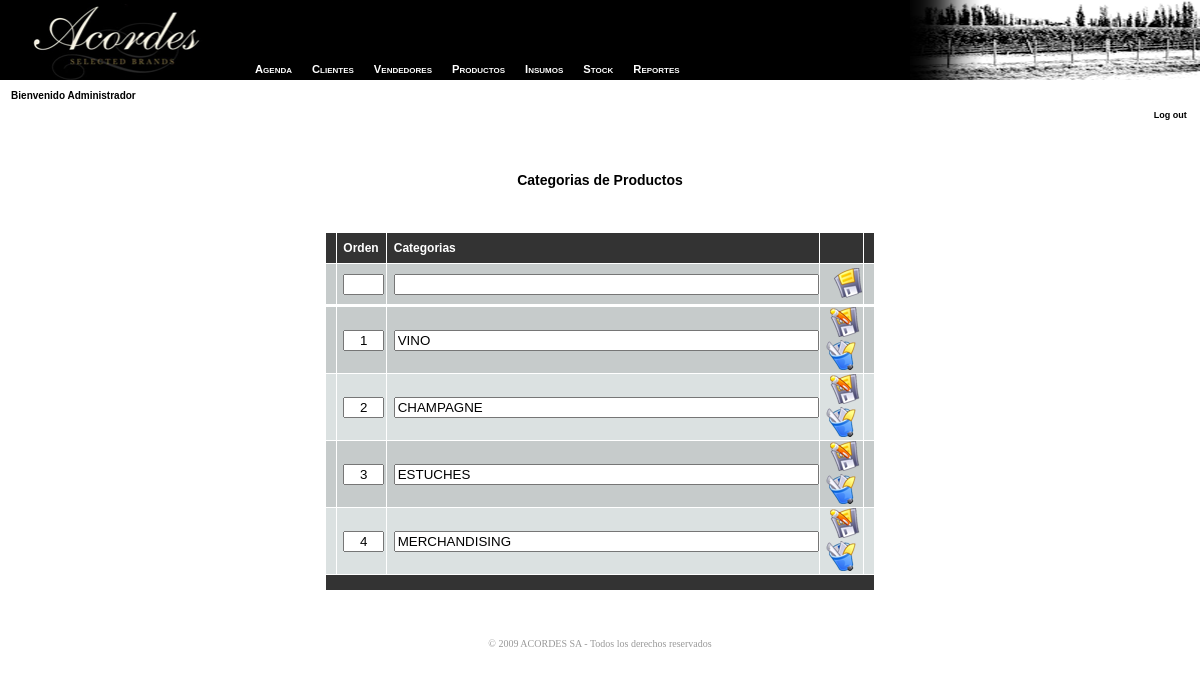
/web/administrador/abm_p_categorias.php (signed in), run on the app's committed database.
### tables this page shows
CREATE TABLE `p_categorias` (
  `id_categoria` int(11) NOT NULL AUTO_INCREMENT,
  `categoria` varchar(100) DEFAULT NULL,
  `orden` tinyint(100) DEFAULT '0',
  PRIMARY KEY (`id_categoria`),
  UNIQUE KEY `id_categoria` (`id_categoria`),
  KEY `id_categoria_2` (`id_categoria`)
);

### web/administrador/conn.php (called while the page is built, shortened)
<?php
$conn_id = openConn();
function openConn (){
	$local = $_SERVER['SERVER_NAME'] == "localhost" ? true:false;
	if ($local) {
		$id = mysql_connect("localhost", "root") or die("error");
	} else {
		$id = mysql_connect("localhost", "acordes_user", "Acordes12") or die(mysql_error());
		mysql_select_db("acordes_bd", $id);
	}
	return $id;
}
function query ($str){
	global $conn_id;
	$q = mysql_query ($str, $conn_id) or die (mysql_error());
	return $q;
}
?>

### web/administrador/abm_p_categorias.php (the view, shortened to what this page needs)
<?
require("conn.php");
require("func.php");
?>
<html>
<head>
<link rel="stylesheet" href="includes/menu.css" type="text/css">
<link href="estilos.css" rel="stylesheet" type="text/css">
</head>
<body>
<?
	$vendedor = $_SESSION['nombre_vend'];
	$exp = explode(",", $vendedor);
	if($exp[1] == ""){
		$n = $exp[0];
	}else{
		$n = $exp[1];
	}
	include("_menu.php");
?>
<table width="100%" border="0" cellpadding="0" cellspacing="0">
		<tr>
			<td height="121" valign="top">
				<table width="100%" height="121" border="0" cellpadding="0" cellspacing="0" id="HEADER">
					<tr>
						<td width="343" valign="top" class="header-left3">
						  <img src="images/headers/mm-ap.jpg" width="341" height="80">
						  <p class="textToolBar">&nbsp;&nbsp;&nbsp;&nbsp;Bienvenido <?= $n?></p>
						</td>
						<td class="expand3">&nbsp;</td>
						<td width="358" valign="top" class="header-right3">
							<p>&nbsp;<br><br><br></p><p>&nbsp;</p>
					    	<p align="right"><a href="logout.php" class="textToolBarLink">Log out</a>&nbsp;&nbsp;&nbsp;</p>
						</td>
					</tr>
				</table>
			</td>
		</tr>
		<tr>
		  <td height="15"><div align="right"></div></td>
		</tr>
		<tr valign="top">
			<td height="5">
			</td>
		</tr>
		<tr><td height="30">&nbsp;</td></tr>
		<tr>
			<td valign="top" height="30">
<p align="center" class="titulo"><strong>Categorias de Productos</strong></p>
<br>
<table width="550" align="center" cellpadding="0" cellspacing="1">
	<tr height="30">
		<td width="5%" class="t">&nbsp;</td>
		<td width="10%" class="t">&nbsp;&nbsp;Orden</td>
		<td width="65%" class="t">&nbsp;&nbsp;Categorias</td>
		<td width="15%" class="t">&nbsp;</td>
		<td width="5%" class="t">&nbsp;</td>
	</tr>
	<form action="<?=$_SERVER['PHP_SELF']?>" name="agregar" method="post">
		<tr height="40">
			<td class="c2">&nbsp;</td>
			<td class="c2">&nbsp;&nbsp;<input name="orden" type="text" id="orden" size="2" style="text-align:center;"></td>
			<td class="c2">&nbsp;&nbsp;<input name="categoria" type="text" id="categoria" size="50"></td>
			<td class="c2">&nbsp;&nbsp;&nbsp;
				<input type="image" src="images/b_insert.png" onClick="return confirmarA();" alt="Agregar la nueva categoria">
			</td>
			<td class="c2">&nbsp;</td>
		</tr>
	</form>
	<tr height="1"><td></td></tr>
	<?
	$q = query("SELECT * FROM p_categorias ORDER BY orden, categoria");
	if(mysql_num_rows($q)>0){
		$i = 1;
		while($rs = mysql_fetch_array($q)){
			$c = $flag ? "c1":"c2";
			$flag =! $flag;
		?>
			<form name="lista<?= $i?>" action="<?=$_SERVER['PHP_SELF']?>" method="post">
			<tr height="40">
				<td class="<?= $c?>">&nbsp;</td>
				<td class="<?= $c?>">&nbsp;&nbsp;<input name="orden"  value="<?=$rs['orden']?>"type="text" size="2" style="text-align:center;"></td>
				<td class="<?= $c?>">&nbsp;&nbsp;<input name="categoria"  value="<?=$rs['categoria']?>"type="text" size="50"></td>
				<td class="<?= $c?>">&nbsp;&nbsp;
					<input type="image" src="images/b_save.png" onClick="return confirmarM();" alt="Modificar la categoria <?= $rs['categoria']?>">
					<a href="<?= $_SERVER['PHP_SELF']?>?borrar=Borrar&id_categoria=<?= $rs['id_categoria']?>&categoria=<?= $rs['categoria']?>" onClick="return confirmarE();"><img src="images/b_borrar.png" width="30" height="30" border="0" alt="Eliminar la categoria <?= $rs['categoria']?>"></a>
				</td>
				<td class="<?= $c?>">&nbsp;</td>
			</tr>
			</form>
		<?
			$i++;
		}
	}
	?>
	<tr height="15"><td colspan="5" class="t"></td></tr>
</table>
			</td>
		</tr>
		<tr><td vAlign="top" height="30"></td></tr>
		<tr>
			<td height="44" align="center" valign="bottom">
				<table class="pie" id="FOOTER" height="44" cellSpacing="0" cellPadding="0" width="100%" border="0">
					<tr>
						<td align="center">© 2009 ACORDES SA - Todos los derechos reservados</td>
					</tr>
				</table>
			</td>
		</tr>
	</table>
</body>
</html>

### web/administrador/includes/menu.css (style rules this page uses)
body { font-family:Tahoma, Geneva, sans-serif; }

### web/administrador/estilos.css (style rules this page uses)
body { margin-left:0; margin-top:0; margin-bottom:0; margin-right:0; font-family:Verdana, Arial, Helvetica, sans-serif; }
.titulo { font-size:14px; font-weight:900; }
.textToolBar { font-family: Verdana, Arial, Helvetica, sans-serif; font-size: 10px; font-weight: bold; color: #000000; }
.pie { font-family: Verdana; font-size: 10px; color: #999; background-image: url(images/gris_footer.gif); background-repeat: no-repeat; background-position: right bottom; }
td.c1 { background-color:#dbe1e1; font-size:12px; font-weight: bold; font-family: Arial, Verdana, sans-serif; text-decoration: none; color:#000000; }
td.c2 { background-color:#c6cbcb; font-size:12px; font-weight: bold; font-family: Arial, Verdana, sans-serif; text-decoration: none; color:#000000; }
td.t { background-color:#333333; font-size:12px; font-weight: bold; font-family: Arial, Verdana, sans-serif; text-decoration: none; color:#FFFFFF; }
a.textToolBarLink:link, a.textToolBarLink:visited, a.textToolBarLink:active { font-family: Verdana, Arial, Helvetica, sans-serif; font-size: 9px; font-weight: bold; color: #000000; }
.expand3 { background-image: url(images/headers/expand3.gif); background-repeat: repeat-x; }
.header-left3 { background-image: url(images/headers/header-left3.gif); background-repeat: no-repeat; }
.header-right3 { background-image: url(images/headers/header-right3.gif); background-repeat: no-repeat; }

### data on the page
p_categorias: orden "1", categoria "VINO"
p_categorias: orden "2", categoria "CHAMPAGNE"
p_categorias: orden "3", categoria "ESTUCHES"
p_categorias: orden "4", categoria "MERCHANDISING"

### other printed values
$n "Administrador"
